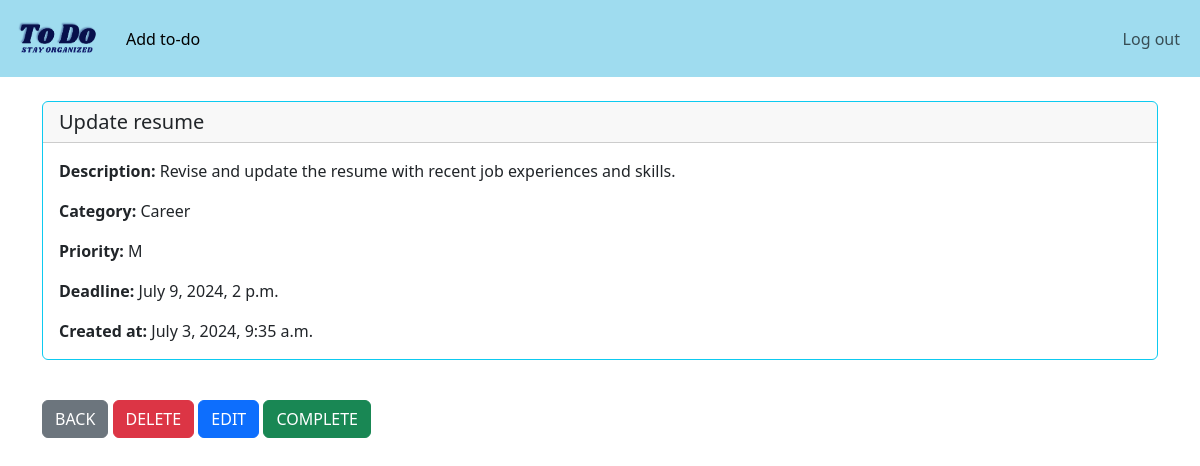
The app's page /task/25/ (signed in), older data.
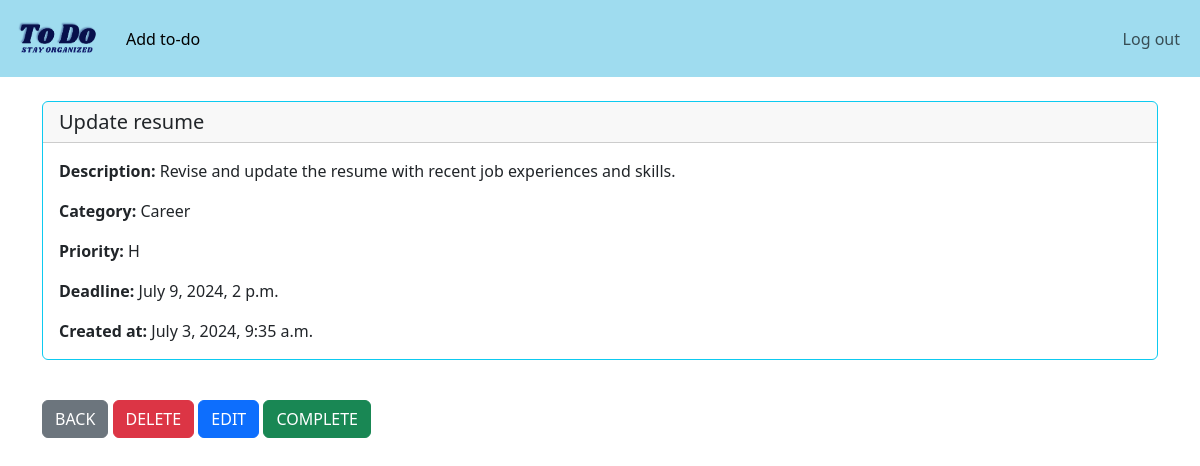
The same page, newer data.
### website/models.py (models this page shows, shortened)
class Task(models.Model):
    PRIORITY_CHOICES = [
        ('L', 'Low'),
        ('M', 'Medium'),
        ('H', 'High'),
    ]
    user = models.ForeignKey(User, on_delete=models.CASCADE)
    created_at = models.DateTimeField(auto_now_add=True)
    title = models.CharField(max_length=100)
    description = models.TextField()
    category = models.CharField(max_length=50, blank=True, null=True)
    deadline = models.DateTimeField(blank=True, null=True)
    priority = models.CharField(max_length=1, choices=PRIORITY_CHOICES, default='M')
    completed = models.BooleanField(default=False)

### website/views.py (the view)
# urls.py: path('task/<int:pk>/', views.task, name='task'),
def task(request, pk):
    if request.user.is_authenticated:
        try:
            task = get_object_or_404(Task, id=pk, user=request.user)
            return render(request, 'task.html', {'task': task})
        except Task.DoesNotExist:
            messages.error(request, "Task does not exist.")
            return redirect('home')
    else:
        messages.success(request, "You must be logged in! Log in and try again...")
        return redirect('home')

### website/templates/task.html
{% extends 'base.html' %}
{% block content %}
<div class="card border-info mb-3">
    <h5 class="card-header">
        {{ task.title }}
    </h5>
    <div class="card-body">
        <p class="card-text">
            <strong>Description:  </strong>{{ task.description }}</p>
        <p class="card-text">
            <strong>Category:  </strong>{{ task.category }}</p>
        <p class="card-text">
            <strong>Priority:  </strong>{{ task.priority }}</p>
        <p class="card-text">
            <strong>Deadline:  </strong>{{ task.deadline }}</p>
        <p class="card-text">
            <strong>Created at:  </strong>{{ task.created_at }}</p>
    </div>
</div>
<br/>
    <a href = "{% url 'home' %}" class = "btn btn-secondary"> BACK</a>
    <a href = "{% url 'delete_task' task.id %}" class = "btn btn-danger"> DELETE </a>
    <a href = "{% url 'edit_task' task.id %}" class = "btn btn-primary"> EDIT </a>
    <a href = "{% url 'complete_task' task.id %}" class = "btn btn-success"> COMPLETE </a>
{% endblock %}

Row changes from the older to the newer data that the page shows:
changed Task "Update resume": priority "M" → "H"
